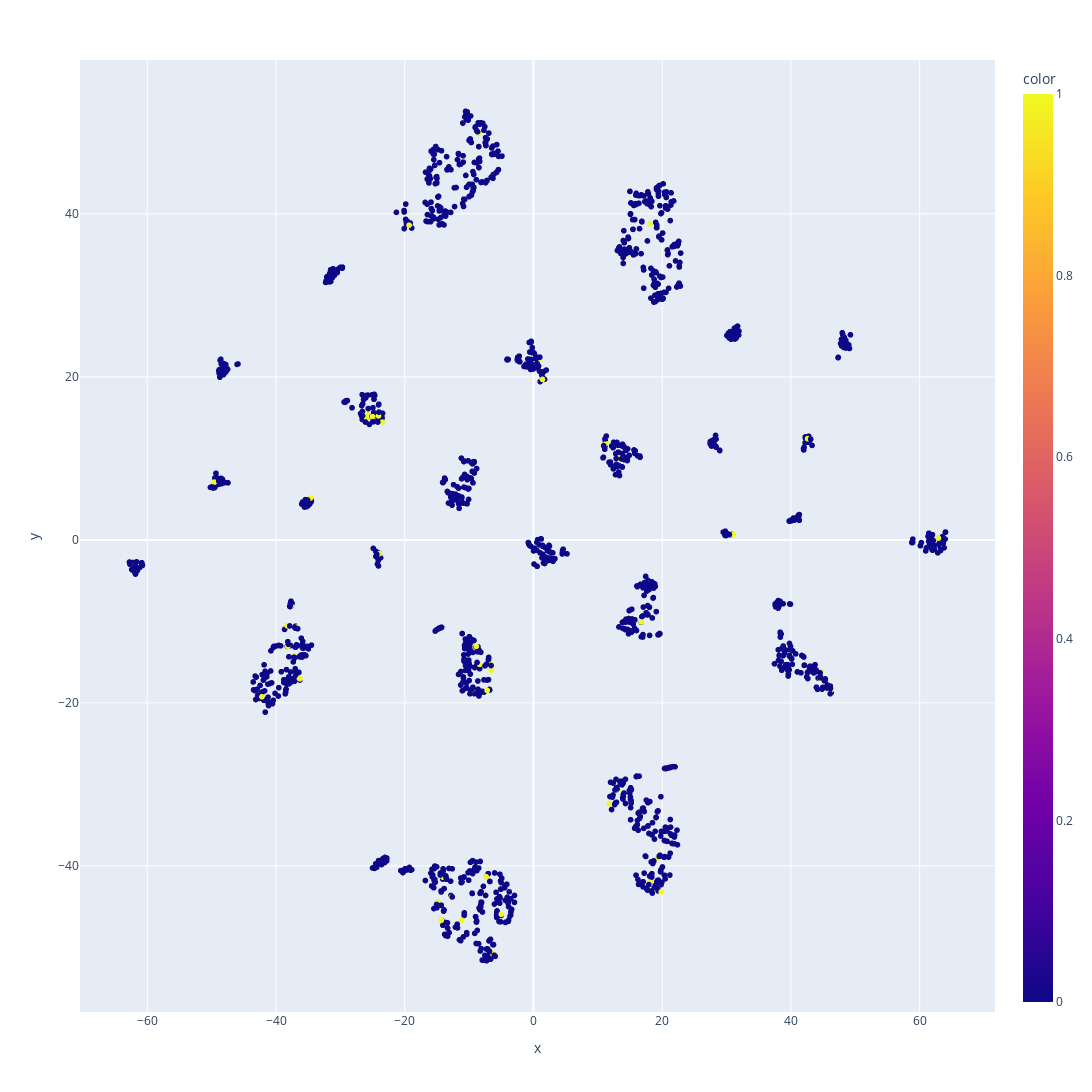

Notebook cell for this chart:
### Code cell
from sklearn.manifold import TSNE
import numpy as np
import plotly.express as px
tsne = TSNE(n_components=2,metric='cosine',random_state=42)
feat = tsne.fit_transform(np.array(preprocess_df))
fig = px.scatter(x = feat[:,0],y = feat[:,1],color=train_label,width=1200, height=1200) #tsne 그려줌
fig.show()

### Figure 1 — Plotly figure (JSON) as saved in the notebook; plotly's stock layout.template omitted (floating-point values rounded to 4 significant figures; data arrays with more than 128 entries replaced by an {"elided": "..."} marker saying what was removed)
{"data": [{"hovertemplate": "x=%{x}<br>y=%{y}<br>color=%{marker.color}<extra></extra>", "legendgroup": "", "marker": {"color": {"elided": "2100 int values"}, "coloraxis": "coloraxis", "symbol": "circle"}, "mode": "markers", "name": "", "showlegend": false, "type": "scattergl", "x": {"elided": "2100 float values"}, "xaxis": "x", "y": {"elided": "2100 float values"}, "yaxis": "y"}], "layout": {"coloraxis": {"colorbar": {"title": {"text": "color"}}, "colorscale": [[0, "#0d0887"], [0.1111, "#46039f"], [0.2222, "#7201a8"], [0.3333, "#9c179e"], [0.4444, "#bd3786"], [0.5556, "#d8576b"], [0.6667, "#ed7953"], [0.7778, "#fb9f3a"], [0.8889, "#fdca26"], [1, "#f0f921"]]}, "height": 1200, "legend": {"tracegroupgap": 0}, "margin": {"t": 60}, "width": 1200, "xaxis": {"anchor": "y", "domain": [0, 1], "title": {"text": "x"}}, "yaxis": {"anchor": "x", "domain": [0, 1], "title": {"text": "y"}}}}
